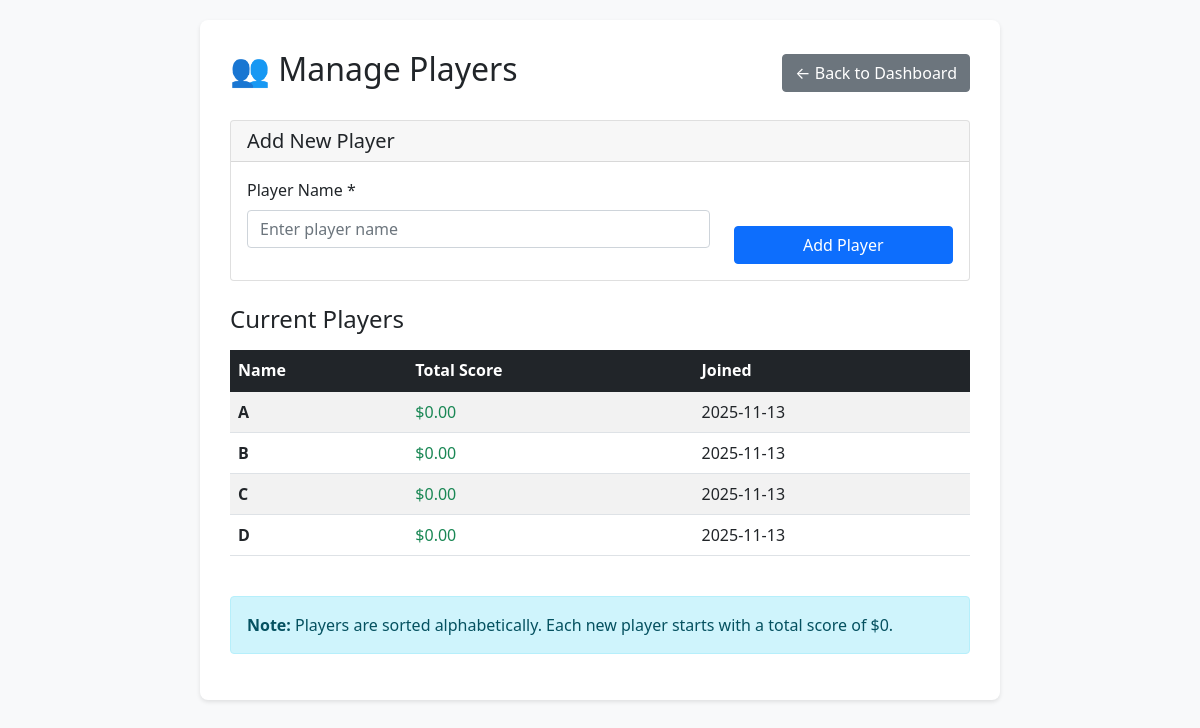
The page /manage-players/ on the database as committed earlier.
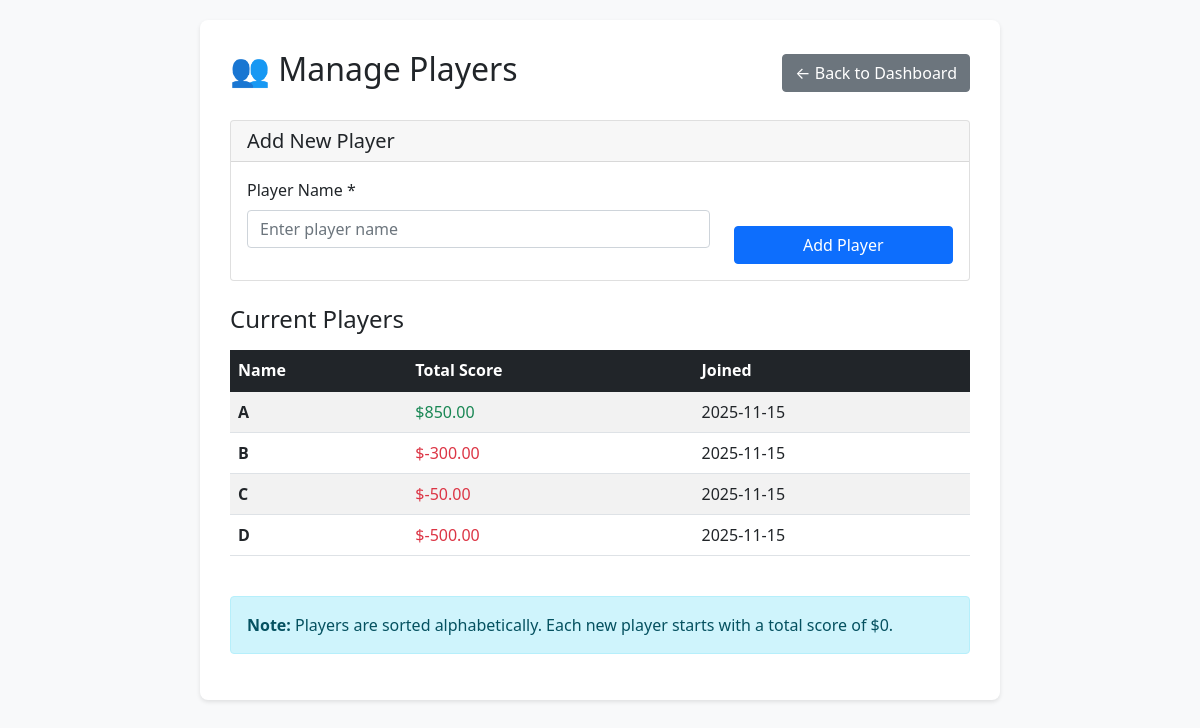
The same page on the database as committed later.
### scoreboard/models.py (models this page shows, shortened)
class Player(models.Model):
    name = models.CharField(max_length=100, unique=True)
    total_score = models.DecimalField(max_digits=10, decimal_places=2, default=0)
    created_at = models.DateTimeField(auto_now_add=True)
    class Meta:
        ordering = ["name"]

### scoreboard/views.py (the view)
# urls.py: path("manage-players/", views.manage_players, name="manage_players"),
def manage_players(request):
    if request.method == "POST":
        form = PlayerForm(request.POST)
        if form.is_valid():
            form.save()
            messages.success(request, "Player added successfully!")
            return redirect("manage_players")
    else:
        form = PlayerForm()
    players = Player.objects.all()
    context = {
        "form": form,
        "players": players,
    }
    return render(request, "mahjong/manage_players.html", context)

### scoreboard/forms.py
class PlayerForm(forms.ModelForm):
    class Meta:
        model = Player
        fields = ["name"]
        widgets = {
            "name": forms.TextInput(
                attrs={"class": "form-control", "placeholder": "Enter player name"}
            ),
        }

### scoreboard/templates/mahjong/manage_players.html (shortened to what this page needs)
<!DOCTYPE html>
<html lang="en">
<head>
    <link href="https://cdn.jsdelivr.net/npm/bootstrap@5.1.3/dist/css/bootstrap.min.css" rel="stylesheet">
</head>
<body>
    <div class="container">
        <div class="manage-container">
            <div class="d-flex justify-content-between align-items-center mb-4">
                <h2>👥 Manage Players</h2>
                <a href="{% url 'dashboard' %}" class="btn btn-secondary">← Back to Dashboard</a>
            </div>
            <div class="card mb-4">
                <div class="card-header">
                    <h5 class="mb-0">Add New Player</h5>
                </div>
                <div class="card-body">
                    <form method="post">
                        <div class="row">
                            <div class="col-md-8">
                                <div class="mb-3">
                                    <label for="{{ form.name.id_for_label }}" class="form-label">Player Name *</label>
                                    {{ form.name }}
                                </div>
                            </div>
                            <div class="col-md-4 d-flex align-items-end">
                                <button type="submit" class="btn btn-primary w-100">Add Player</button>
                            </div>
                        </div>
                    </form>
                </div>
            </div>
            <h4 class="mb-3">Current Players</h4>
            <div class="table-responsive">
                <table class="table table-striped table-hover">
                    <thead class="table-dark">
                        <tr>
                            <th>Name</th>
                            <th>Total Score</th>
                            <th>Joined</th>
                        </tr>
                    </thead>
                    <tbody>
                        {% for player in players %}
                            <tr>
                                <td><strong>{{ player.name }}</strong></td>
                                <td class="{% if player.total_score >= 0 %}text-success{% else %}text-danger{% endif %}">
                                    ${{ player.total_score }}
                                </td>
                                <td>{{ player.created_at|date:"Y-m-d" }}</td>
                            </tr>
                        {% empty %}
                            <tr>
                                <td colspan="3" class="text-center text-muted py-4">
                                    No players yet. Add your first player above!
                                </td>
                            </tr>
                        {% endfor %}
                    </tbody>
                </table>
            </div>
            <div class="alert alert-info mt-4">
                <strong>Note:</strong> Players are sorted alphabetically. Each new player starts with a total score of $0.
            </div>
        </div>
    </div>
</body>
</html>

### scoreboard/templates/mahjong/manage_players.html (style rules this page uses)
body { background-color: #f8f9fa; padding: 20px; }
.manage-container { max-width: 800px; margin: 0 auto; background: white; padding: 30px; border-radius: 8px; box-shadow: 0 2px 4px rgba(0,0,0,0.1); }

Rows that differ between the two databases and show on the page:
removed Player: name "A", total_score "0.00", created_at "2025-11-13"
removed Player: name "B", total_score "0.00", created_at "2025-11-13"
removed Player: name "C", total_score "0.00", created_at "2025-11-13"
removed Player: name "D", total_score "0.00", created_at "2025-11-13"
added Player: name "A", total_score "850.00", created_at "2025-11-15"
added Player: name "B", total_score "-300.00", created_at "2025-11-15"
added Player: name "C", total_score "-50.00", created_at "2025-11-15"
added Player: name "D", total_score "-500.00", created_at "2025-11-15"
